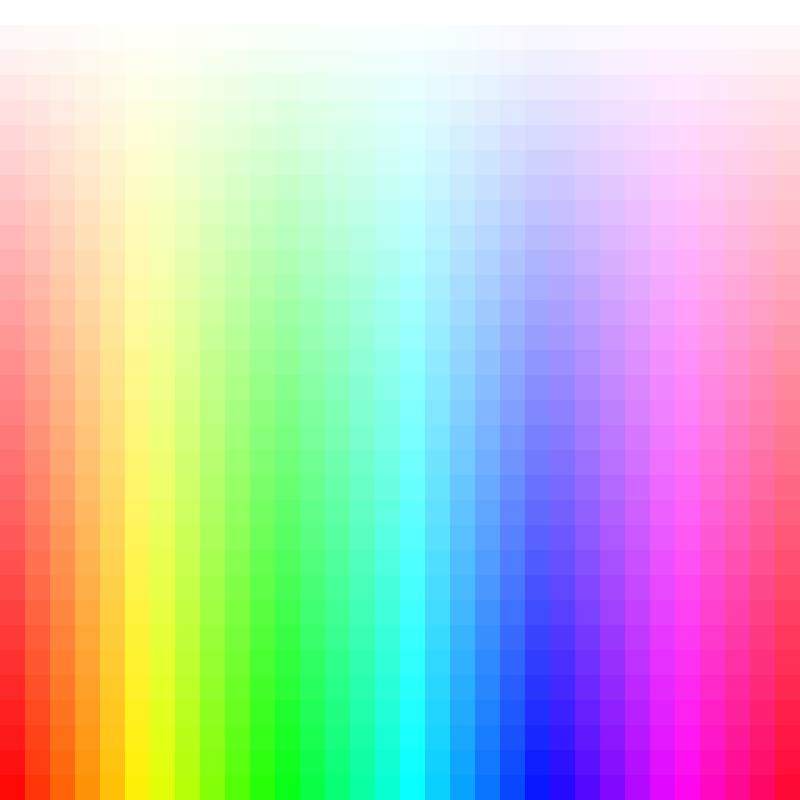
Frame 1 (no input)
Frame 60 (no input): identical to frame 1, image omitted
Frame 120 (the mouse pressed at the canvas centre since frame 60): identical to frame 1, image omitted

The p5.js sketch that drew this single still picture (run headless with seeded random() and noise() and a simulated clock; from frame 60 on, the mouse is pressed at the canvas centre):

// p5.js sketch
// ── sketch.js
function setup(){
  createCanvas(800,800);
  noStroke();
  colorMode(HSB, width, height, 100);
}

function draw(){
  let stepX = 25;
  let stepY = 25;

for(let gridY=0; gridY<height; gridY=gridY+stepY){
  for(let gridX=0; gridX<width; gridX=gridX+stepX){
    fill(gridX, gridY, 100);
    rect(gridX, gridY, 25, 25);
    }
  }
}
